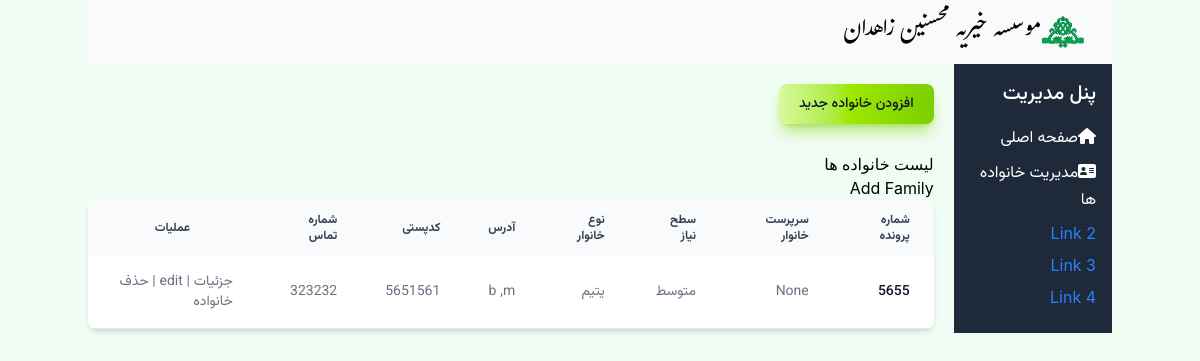
Page /families/ on the earlier database version.
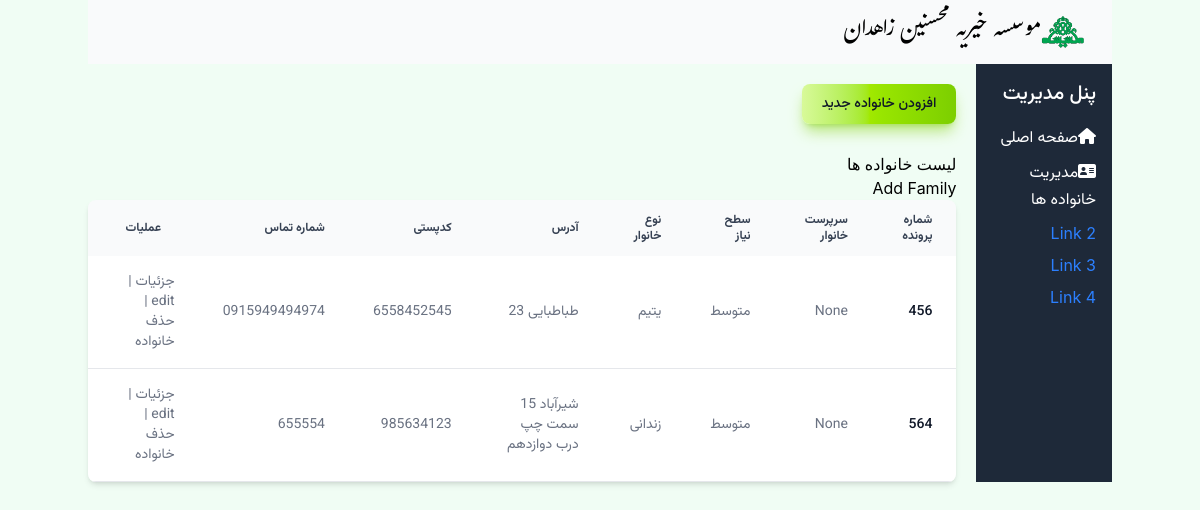
Same page on the later database version.
### Mohsenin/models.py (models this page shows)
class Family(models.Model):
    doc_code = models.IntegerField('شماره پرونده')
    need_level = models.IntegerField('سطح نیاز', default=1, choices=NEED_LEVEL_CHOICE)
    family_type = models.IntegerField('نوع نیازمندی', default=1, choices=FAMILY_TYPE_CHOICES)
    guardian = models.ForeignKey('Person', verbose_name='سرپرست خانوار', on_delete=models.SET_NULL, related_name='guardianship', null=True)
    address = models.CharField('آدرس',max_length=255)
    contact_number = models.CharField('شماره تماس',max_length=15, blank=True, null=True)
    postal_code = models.CharField('کدپستی',max_length=10, blank=True, null= True)
    distlist = models.ForeignKey(Dist, verbose_name='لیست توزیع',on_delete=models.SET_NULL, null=True)
    is_active = models.BooleanField('تحت پوشش',default=True)  # To track if the family is currently receiving support

### Mohsenin/views.py (the view)
# urls.py: path('families/', views.FamilyListView.as_view(), name='family_list'),
class FamilyListView(ListView):
    model = Family
    template_name = 'Family/family_list.html'
    context_object_name = 'families'

### Mohsenin/templates/Family/family_list.html
{% extends "base.html" %}
{% block content %}
<div class="py-5 vazir-medium no-print">
<button type="button" class="text-gray-900 bg-gradient-to-r from-lime-200 via-lime-400 to-lime-500 hover:bg-gradient-to-br focus:ring-4 focus:outline-none focus:ring-lime-300 dark:focus:ring-lime-800 shadow-lg shadow-lime-500/50 dark:shadow-lg dark:shadow-lime-800/80 font-medium rounded-lg text-sm px-5 py-2.5 text-center me-2 mb-2"><a href="{% url 'family_create' %}">افزودن خانواده جدید</a></button>
</div>
<h2>لیست خانواده ها</h2>
<a href="{% url 'family_create' %}">Add Family</a>
<div class="relative overflow-x-auto shadow-md sm:rounded-lg">
<table class="w-full text-sm text-left rtl:text-right text-gray-500 dark:text-gray-400">
    <thead class="text-xs text-gray-700 uppercase bg-gray-50 dark:bg-gray-700 dark:text-gray-400">
    <tr class='vazir-semibold'>
        <th scope="col" class="px-6 py-3 text-end">شماره پرونده</th>
        <th scope="col" class="px-6 py-3 text-right">سرپرست خانوار</th>
        <th scope="col" class="px-6 py-3 text-right">سطح نیاز</th>
        <th scope="col" class="px-6 py-3 text-right">نوع خانوار</th>
        <th scope="col" class="px-6 py-3 text-right">آدرس </th>
        <th scope="col" class="px-6 py-3 text-right">کدپستی</th>
        <th scope="col" class="px-6 py-3 text-right">شماره تماس</th>
        <th scope="col" class="px-6 py-3 text-center no-print">عملیات</th>
    </tr>
</thead>
<tbody>
    {% for family in families %}
    <tr class="bg-white border-b dark:bg-gray-800 dark:border-gray-700 border-gray-200 hover:bg-gray-50 dark:hover:bg-gray-600 vazir-normal">
        <th scope="row" class="px-6 py-4 font-medium text-gray-900 whitespace-nowrap dark:text-white">{{ family.doc_code }}</th>
        <td class="px-6 py-4">{{ family.guardian }}</td>
        <td class="px-6 py-4">{{ family.get_need_level_display }}</td>
        <td class="px-6 py-4">{{ family.get_family_type_display}}</td>
        <td class="px-6 py-4">{{ family.address }}</td>
        <td class="px-6 py-4">{{ family.postal_code}}</td>
        <td class="px-6 py-4">{{ family.contact_number }}</td>
        <td  class="px-6 py-4 no-print">
            <a href="{% url 'family_detail' family.pk %}">جزئیات</a> |
            <a href="{% url 'family_update' family.pk %}">edit</a> |
            <a href="{% url 'family_deactivate' family.pk %}">حذف خانواده</a>
        </td>
    </tr>
    {% endfor %}
</tbody>
</table>
</div>
{% endblock %}

### templates/base.html (shortened to what this page needs)
{% load static %}
<!DOCTYPE html>
<html dir="rtl" lang="IR-fa">
<head>
    <link href="{% static 'css/helper.css'%}" rel="stylesheet" />
    <link href="{% static 'flowbite/flowbite.min.css'%}" rel="stylesheet" />
    <link href="{% static 'fontstyle/vazir.css'%}" rel="stylesheet" />
    <link href="{% static 'fontstyle/gulzar.css'%}" rel="stylesheet" />
    <link href="{% static 'css/all.css'%}" rel="stylesheet">
</head>
<body class="flex flex-col h-screen bg-green-50">
    <div class="container mx-auto">
        {% include "layout/navbar.html" %}
    <div class="flex flex-1">
        {% include "layout/sidebar.html"%}
        <div class="flex-1">
            <div class="pr-5">
            {% block content %}
                {% endblock content %}
    </div>
</div>
</body>
</html>

### templates/layout/navbar.html (shortened to what this page needs)
{% load static %}
<nav class="border-gray-200 bg-gray-50 dark:bg-gray-800 dark:border-gray-700">
    <div class="max-w-screen-xl flex flex-wrap items-center justify-between mx-auto p-4">
      <a href="#" class="flex items-center space-x-3 rtl:space-x-reverse">
          <img src="{% static 'mohsenin.png'%}" class="h-8" alt="Flowbite Logo" />
          <span class="self-center text-2xl gulzar  whitespace-nowrap dark:text-white">موسسه خیریه محسنین زاهدان</span>
      </a>
    </div>
  </nav>

### templates/layout/sidebar.html
<aside class="w-1/4 bg-gray-100 p-4 no-print bg-gray-800">
    <h2 class="text-xl font-semibold text-white vazir-medium">پنل مدیریت</h2>
    <ul class="mt-4">
        <li class="mb-2"><i class="fa fa-home text-white" aria-hidden="true"></i><a href="{% url "index" %}" class="text-white hover:underline vazir-normal">صفحه اصلی</a></li>
        <li class="mb-2"><i class="fa fa-address-card text-white" aria-hidden="true"></i><a href="{% url "family_list" %}" class="text-white hover:underline vazir-normal">مدیریت خانواده ها</a></li>
        <li class="mb-2"><a href="#" class="text-blue-500 hover:underline">Link 2</a></li>
        <li class="mb-2"><a href="#" class="text-blue-500 hover:underline">Link 3</a></li>
        <li class="mb-2"><a href="#" class="text-blue-500 hover:underline">Link 4</a></li>
    </ul>
</aside>
<dv>

Differences in the rows shown:
changed Family "یتیم": doc_code "5655" → "456"; address "b ,m" → "طباطبایی 23"; postal_code "5651561" → "6558452545"; contact_number "323232" → "0915949494974"
added Family: doc_code "564", guardian "None", need_level "متوسط", family_type "زندانی", address "شیرآباد 15 سمت چپ درب دوازدهم", postal_code "985634123", contact_number "655554"
